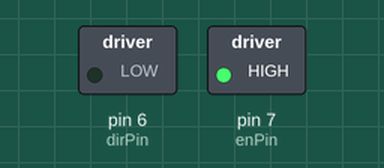
Recording of a sketch running on a simulated Arduino Uno, built with avr-gcc and run on an emulated ATmega328P. On the bench: switched loads named in the sketch (green lamp = pin HIGH). Pins used as bus, display or sensor lines are not drawn.

Above: at 1.2 s.
At 3.7 s:
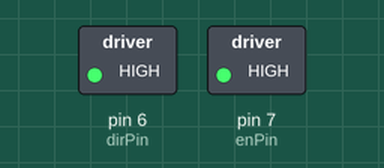
Timing chart, 0 to 6.5 s (numbered marks = the images above):
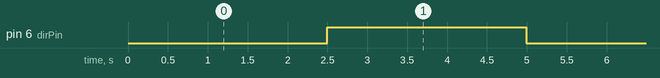

The sketch:

AC_SERVO_Test-4.ino
```cpp
// DRV8825 : motor_delay max : 800
// DRV8834 : motor_delay max : 200 (1/4 step)

const int dirPin = 6;      // 모터 회전 방향 출력 (5V)
const int stepperPin = 5;  // 모터 회전 펄스 출력 (5V)
const int enPin = 7;       // 모터 기동 준비 출력 (5V)
const int CCW = 0;
const int CW = 1;

unsigned long i;

const int motor_delay = 2; // 회전속도 (작을수록 빨리회전)

int Accel = 10; // 가속 속도
int Decel = 10; // 감속 속도

void setup()
{
    pinMode(dirPin, OUTPUT);        // 5V
    pinMode(stepperPin, OUTPUT);
    pinMode(enPin, OUTPUT);
    digitalWrite (enPin, HIGH);
}

void step(boolean dir, unsigned int steps)
{
    //digitalWrite(dirPin, dir);
    //delayMicroseconds(20);
    /*
    for (int i = Accel; i > 2; i--)
    {
      digitalWrite(stepperPin, HIGH);
      delayMicroseconds(motor_delay + i);
      digitalWrite(stepperPin, LOW);
      delayMicroseconds(motor_delay + i);
    }*/
    for (i = 0; i < steps; i++)
    {
      digitalWrite(stepperPin, HIGH);
      delayMicroseconds(motor_delay);
      digitalWrite(stepperPin, LOW);
      delayMicroseconds(motor_delay);
    }/*
    for (int i = 2; i < Decel; i++)
    {
      digitalWrite(stepperPin, HIGH);
      delayMicroseconds(motor_delay + i);
      digitalWrite(stepperPin, LOW);
      delayMicroseconds(motor_delay + i);
    }*/
}

void loop()
{

   digitalWrite(dirPin, LOW);
   step(CW, 100000);
   delay(2000);
   digitalWrite(dirPin, HIGH);
   step(CCW, 100000);
   delay(2000);
}
```

Measured:
- by itself, pin 6 (dirPin): alternates HIGH for 2.5 s and LOW for 2.5 s
